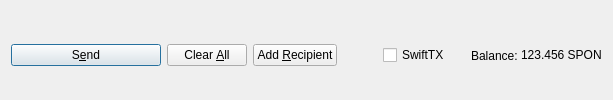
         <widget class="QFrame" name="frame_Send">
          <layout class="QHBoxLayout" name="horizontalLayout">
           <property name="bottomMargin">
            <number>0</number>
           </property>
           <item>
            <widget class="QPushButton" name="sendButton">
             <property name="minimumSize">
              <size>
               <width>150</width>
               <height>0</height>
              </size>
             </property>
             <property name="toolTip">
              <string>Confirm the send action</string>
             </property>
             <property name="text">
              <string>S&amp;end</string>
             </property>
             <property name="icon">
              <iconset resource="../sponsercoin.qrc">
               <normaloff>:/icons/send</normaloff>:/icons/send</iconset>
             </property>
             <property name="autoDefault">
              <bool>false</bool>
             </property>
             <property name="default">
              <bool>true</bool>
             </property>
            </widget>
           </item>
           <item>
            <widget class="QPushButton" name="clearButton">
             <property name="sizePolicy">
              <sizepolicy hsizetype="Minimum" vsizetype="Fixed">
               <horstretch>0</horstretch>
               <verstretch>0</verstretch>
              </sizepolicy>
             </property>
             <property name="toolTip">
              <string>Clear all fields of the form.</string>
             </property>
             <property name="text">
              <string>Clear &amp;All</string>
             </property>
             <property name="icon">
              <iconset resource="../sponsercoin.qrc">
               <normaloff>:/icons/remove</normaloff>:/icons/remove</iconset>
             </property>
             <property name="autoDefault">
              <bool>false</bool>
             </property>
            </widget>
           </item>
           <item>
            <widget class="QPushButton" name="addButton">
             <property name="toolTip">
              <string>Send to multiple recipients at once</string>
             </property>
             <property name="text">
              <string>Add &amp;Recipient</string>
             </property>
             <property name="icon">
              <iconset resource="../sponsercoin.qrc">
               <normaloff>:/icons/add</normaloff>:/icons/add</iconset>
             </property>
             <property name="autoDefault">
              <bool>false</bool>
             </property>
            </widget>
           </item>
           <item>
            <spacer name="horizontalSpacer">
             <property name="orientation">
              <enum>Qt::Horizontal</enum>
             </property>
             <property name="sizeHint" stdset="0">
              <size>
               <width>40</width>
               <height>20</height>
              </size>
             </property>
            </spacer>
           </item>
           <item>
            <layout class="QHBoxLayout" name="horizontalLayout_2">
             <property name="spacing">
              <number>3</number>
             </property>
             <item>
              <widget class="QCheckBox" name="checkSwiftTX">
               <property name="enabled">
                <bool>true</bool>
               </property>
               <property name="minimumSize">
                <size>
                 <width>85</width>
                 <height>0</height>
                </size>
               </property>
               <property name="text">
                <string>SwiftTX</string>
               </property>
              </widget>
             </item>
             <item>
              <widget class="QLabel" name="label">
               <property name="text">
                <string>Balance:</string>
               </property>
              </widget>
             </item>
             <item>
              <widget class="QLabel" name="labelBalance">
               <property name="sizePolicy">
                <sizepolicy hsizetype="Preferred" vsizetype="Fixed">
                 <horstretch>0</horstretch>
                 <verstretch>0</verstretch>
                </sizepolicy>
               </property>
               <property name="cursor">
                <cursorShape>IBeamCursor</cursorShape>
               </property>
               <property name="text">
                <string notr="true">123.456 SPON</string>
               </property>
               <property name="textInteractionFlags">
                <set>Qt::LinksAccessibleByMouse|Qt::TextSelectableByKeyboard|Qt::TextSelectableByMouse</set>
               </property>
              </widget>
             </item>
            </layout>
           </item>
          </layout>
         </widget>
